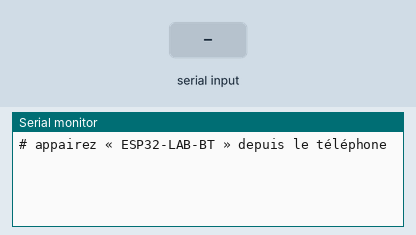
Bench run of a sketch on a simulated ESP32. Shown: the last lines printed to the serial monitor. The test bench sets the inputs (shaded band). Nothing arrives over Bluetooth unless stated.

Above: at 1.5 s.
1.6 s: "1" received over the second serial link
At 2.1 s:
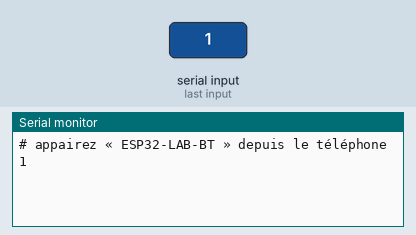
3.1 s: "0" received over the second serial link
At 4.4 s:
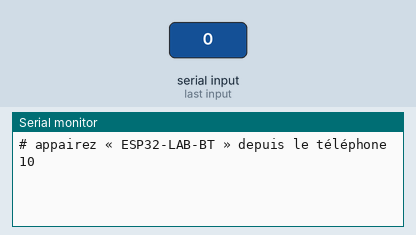

Measured:
- after the input at 1.6 s, the serial monitor: prints a new line at once (image 1)
- after the input at 3.1 s, the serial monitor: prints a new line at once (image 2)

The sketch:

classic_bluetooth_serial.ino
```cpp
// ESP32 LAB — Bluetooth classique (SPP) : terminal série sans fil avec un smartphone Android
// ESP32 d'origine uniquement (les S3/C3 n'ont que le BLE). App : « Serial Bluetooth Terminal ».
#include <Arduino.h>
#include "BluetoothSerial.h"

BluetoothSerial bt;

void setup() {
  Serial.begin(115200);
  delay(300);
  bt.begin("ESP32-LAB-BT");
  Serial.println(F("\n# appairez « ESP32-LAB-BT » depuis le téléphone"));
}

void loop() {
  while (bt.available()) Serial.write(bt.read());
  while (Serial.available()) bt.write(Serial.read());
  static uint32_t last = 0;
  if (bt.hasClient() && millis() - last > 5000) {
    last = millis();
    bt.printf("uptime %lu s\r\n", (unsigned long)(millis() / 1000));
  }
}
```
